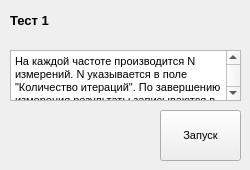
      <widget class="QWidget" name="page">
       <widget class="QLabel" name="label_test_1">
        <property name="geometry">
         <rect>
          <x>10</x>
          <y>10</y>
          <width>61</width>
          <height>21</height>
         </rect>
        </property>
        <property name="font">
         <font>
          <pointsize>10</pointsize>
          <bold>true</bold>
          <underline>false</underline>
          <kerning>true</kerning>
         </font>
        </property>
        <property name="text">
         <string>Тест 1</string>
        </property>
       </widget>
       <widget class="QPushButton" name="btnTest1">
        <property name="geometry">
         <rect>
          <x>160</x>
          <y>110</y>
          <width>81</width>
          <height>51</height>
         </rect>
        </property>
        <property name="font">
         <font>
          <family>Arial</family>
          <pointsize>8</pointsize>
          <bold>false</bold>
          <underline>false</underline>
          <kerning>true</kerning>
         </font>
        </property>
        <property name="text">
         <string>Запуск</string>
        </property>
       </widget>
       <widget class="QTextBrowser" name="textBrowser_2">
        <property name="geometry">
         <rect>
          <x>10</x>
          <y>50</y>
          <width>231</width>
          <height>51</height>
         </rect>
        </property>
        <property name="html">
         <string>&lt;!DOCTYPE HTML PUBLIC &quot;-//W3C//DTD HTML 4.0//EN&quot; &quot;http://www.w3.org/TR/REC-html40/strict.dtd&quot;&gt;
&lt;html&gt;&lt;head&gt;&lt;meta name=&quot;qrichtext&quot; content=&quot;1&quot; /&gt;&lt;meta charset=&quot;utf-8&quot; /&gt;&lt;style type=&quot;text/css&quot;&gt;
p, li { white-space: pre-wrap; }
hr { height: 1px; border-width: 0; }
li.unchecked::marker { content: &quot;\2610&quot;; }
li.checked::marker { content: &quot;\2612&quot;; }
&lt;/style&gt;&lt;/head&gt;&lt;body style=&quot; font-family:'Segoe UI'; font-size:9pt; font-weight:400; font-style:normal;&quot;&gt;
&lt;p style=&quot; margin-top:0px; margin-bottom:0px; margin-left:0px; margin-right:0px; -qt-block-indent:0; text-indent:0px;&quot;&gt;&lt;span style=&quot; font-family:'MS Shell Dlg 2'; font-size:8.25pt;&quot;&gt;На каждой частоте производится N измерений. N указывается в поле &amp;quot;Количество итераций&amp;quot;. По завершению измерения результаты записываются в JSON файл.&lt;/span&gt;&lt;/p&gt;&lt;/body&gt;&lt;/html&gt;</string>
        </property>
       </widget>
      </widget>
